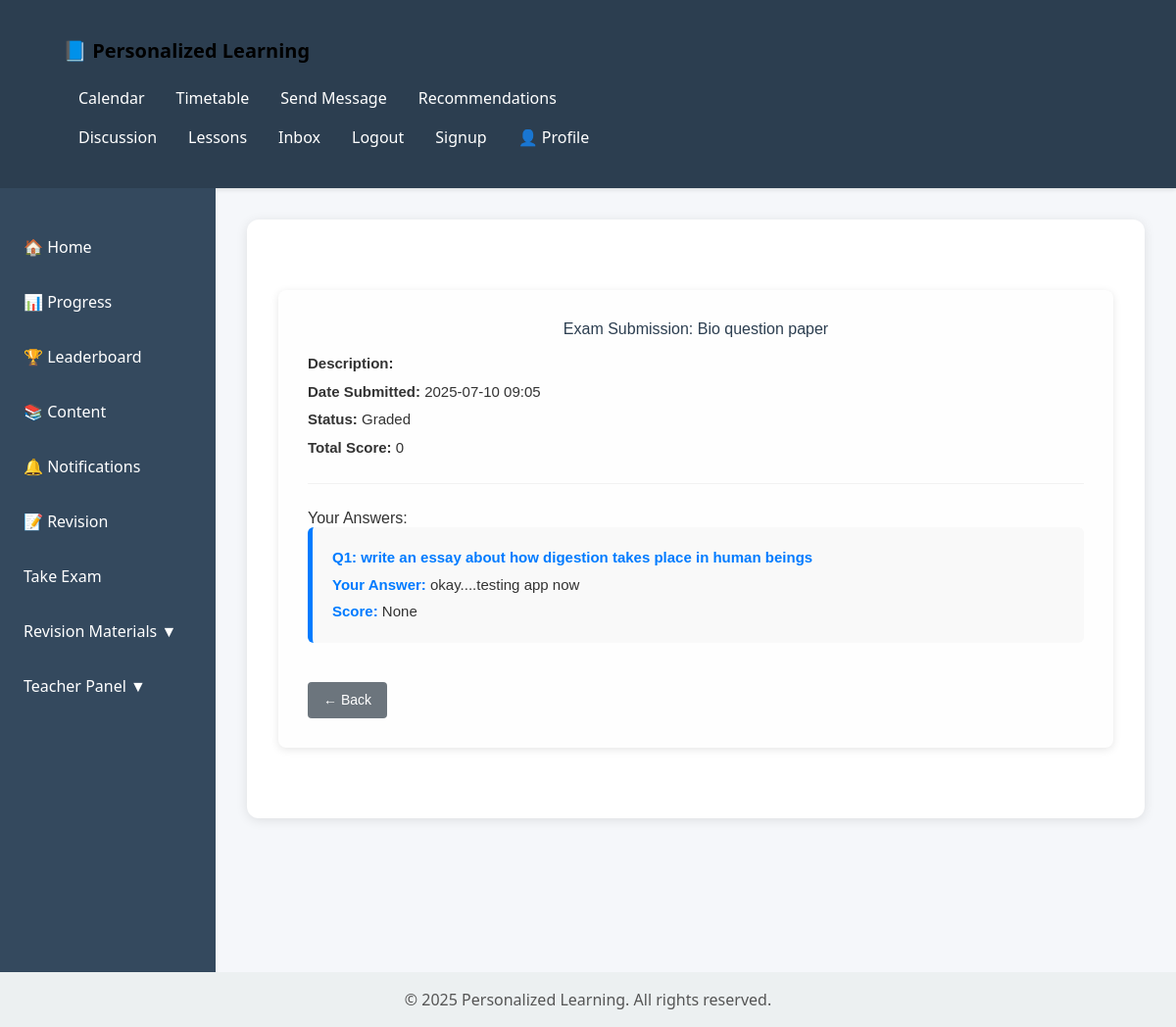
Page /examination/exams/submitted/23/ (signed in) on the committed database.
### Examination/models.py (models this page shows, shortened)
class Exam(models.Model):
    title = models.CharField(max_length=255)
    created_by = models.ForeignKey(Teacher, on_delete=models.SET_NULL, null=True)
    created_at = models.DateTimeField(auto_now_add=True)

class StudentExam(models.Model):
    student = models.ForeignKey(Profile, on_delete=models.CASCADE)
    exam = models.ForeignKey(Exam, on_delete=models.CASCADE)
    submitted_at = models.DateTimeField(auto_now_add=True)
    graded = models.BooleanField(default=False)
    submitted=models.BooleanField(default=False)
    total_marks = models.PositiveIntegerField(default=0)

class StudentAnswer(models.Model):
    student_exam = models.ForeignKey(StudentExam, on_delete=models.CASCADE, related_name='answers')
    question = models.ForeignKey(Question, on_delete=models.CASCADE)
    answer_text = models.TextField()
    marks_awarded = models.PositiveIntegerField(null=True, blank=True)
    checked_by = models.ForeignKey(Profile, on_delete=models.SET_NULL, null=True, blank=True)
    checked_at = models.DateTimeField(null=True, blank=True)

class Question(models.Model):
    exam = models.ForeignKey(Exam, on_delete=models.CASCADE, related_name='questions')
    text = models.TextField()
    max_marks = models.PositiveIntegerField(default=1)

### Examination/views.py (the view)
# urls.py: path('exams/submitted/<int:student_exam_id>/', views.exam_submitted, name='exam_submitted'),
@login_required
def exam_submitted(request, student_exam_id):
    student_exam = get_object_or_404(StudentExam, id=student_exam_id)
    student_exam.submitted = True
    exam = student_exam.exam
    answers = StudentAnswer.objects.filter(student_exam=student_exam).select_related('question')
    return render(request, 'Examination/exam_submitted.html', {
        'exam': exam,
        'student_exam': student_exam,
        'answers': answers,
    })

### Examination/templates/Examination/exam_submitted.html (shortened to what this page needs)
{% extends "content/base.html" %}
{% block content %}
<div class="submission-container">
  <h2>Exam Submission: {{ exam.title }}</h2>
  <p><strong>Description:</strong> {{ exam.description }}</p>
  <p><strong>Date Submitted:</strong> {{ student_exam.submitted_at|date:"Y-m-d H:i" }}</p>
  <p><strong>Status:</strong>
    {% if student_exam.graded %}
      Graded
    {% else %}
      Pending Grading
    {% endif %}
  </p>
  {% if student_exam.graded %}
    <p><strong>Total Score:</strong> {{ student_exam.total_marks }}</p>
  {% endif %}
  <hr>
  <h3>Your Answers:</h3>
  {% for answer in answers %}
    <div class="answer-block">
      <p><strong>Q{{ forloop.counter }}: {{ answer.question.text }}</strong></p>
      <p><strong>Your Answer:</strong> {{ answer.answer_text }}</p>
      {% if student_exam.graded %}
        <p><strong>Score:</strong> {{ answer.marks_awarded }}</p>
      {% endif %}
    </div>
  {% endfor %}
  <button type="button" onclick="window.history.back();" class="back-btn">
    &larr; Back
  </button>
</div>
{% endblock %}

### content/templates/content/base.html (style rules this page uses)
body { margin: 0; font-family: 'Segoe UI', Tahoma, Geneva, Verdana, sans-serif; background-color: #f5f7fa; color: #333; display: flex; flex-direction: column; min-height: 100vh; }

### Examination/templates/Examination/exam_submitted.html (style rules this page uses)
.submission-container { max-width: 900px; margin: 40px auto; padding: 30px; background-color: #fefefe; border-radius: 8px; font-family: Arial, sans-serif; box-shadow: 0 2px 8px rgba(0, 0, 0, 0.1); }
.submission-container h2 { text-align: center; color: #2c3e50; margin-bottom: 15px; }
.submission-container p { margin: 6px 0; font-size: 15px; color: #333; }
.submission-container hr { margin: 25px 0; border: none; border-top: 1px solid #ccc; }
.answer-block { background-color: #f9f9f9; padding: 15px 20px; margin-bottom: 20px; border-radius: 6px; border-left: 5px solid #007bff; }
.answer-block p { margin: 5px 0; }
.answer-block strong { color: #007bff; }
.back-btn { display: inline-block; margin-top: 20px; background-color: #6c757d; color: white; padding: 8px 16px; border: none; border-radius: 4px; font-size: 14px; cursor: pointer; text-decoration: none; }

### rows in the picture
Exam: title "Bio question paper"
StudentExam: submitted_at "2025-07-10 09:05", total_marks "0"
StudentAnswer: question.text "write an essay about how digestion takes place in human beings", answer_text "okay....testing app now", marks_awarded "None"
